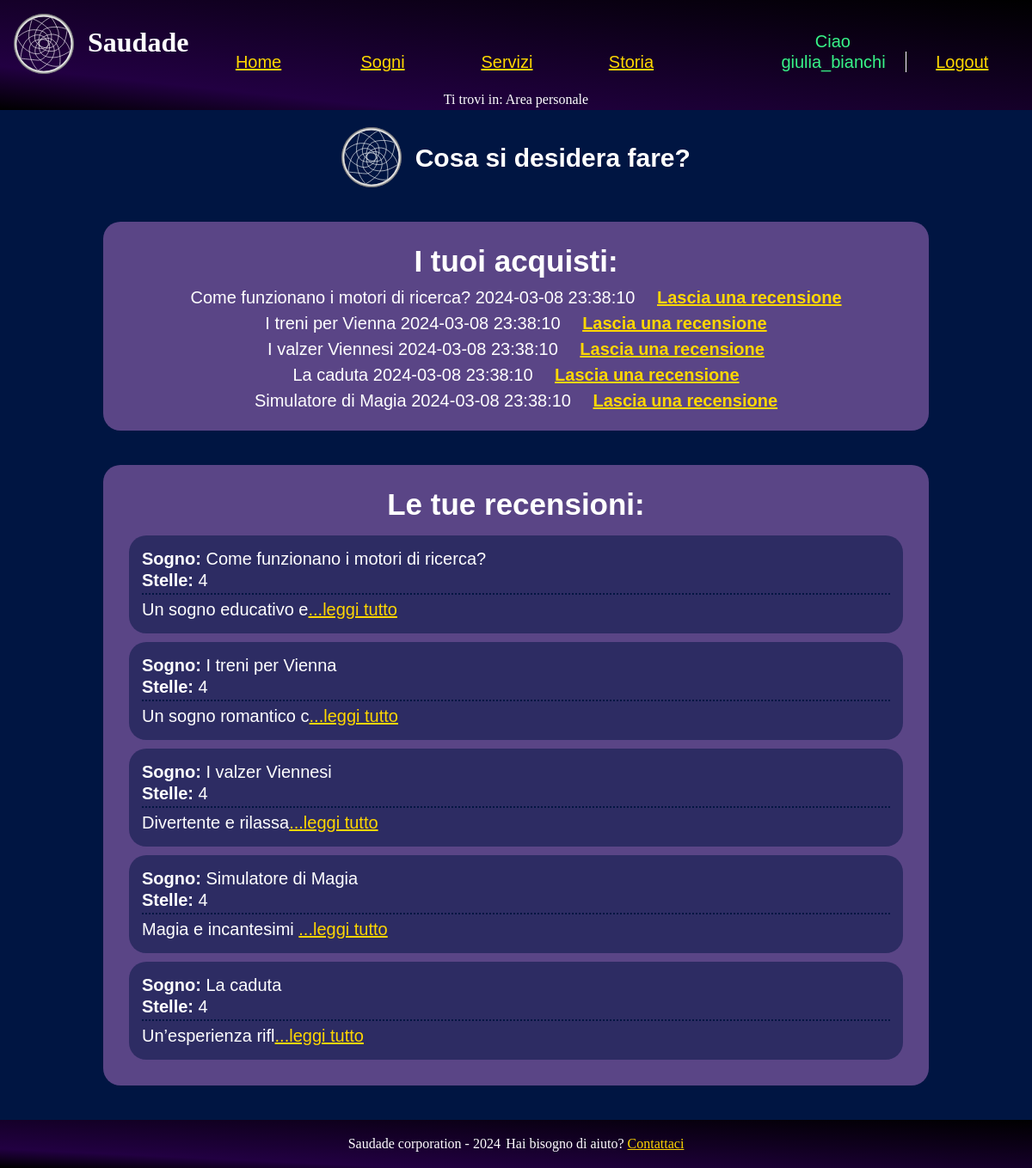
/src/php/dashboardUser.php (signed in), run on the app's committed database.
### tables this page shows
CREATE TABLE acquisti(
  user_name VARCHAR(20) NOT NULL,
  articolo VARCHAR(50) NOT NULL,
  data DATETIME DEFAULT CURRENT_TIMESTAMP,
  PRIMARY KEY (user_name, articolo),

  FOREIGN KEY (user_name) REFERENCES utenti(user_name) ON DELETE CASCADE  ON UPDATE CASCADE,
  FOREIGN KEY (articolo) REFERENCES sogni(titolo) ON DELETE CASCADE  ON UPDATE CASCADE
);

CREATE TABLE recensioni (
  id SERIAL PRIMARY KEY,
  user_name VARCHAR(20) NOT NULL,
  testo TEXT NOT NULL,
  articolo VARCHAR(50),
  stelle INT CHECK (stelle >= 1 AND stelle <= 5),
  data TIMESTAMP DEFAULT CURRENT_TIMESTAMP,

  FOREIGN KEY (user_name) REFERENCES utenti(user_name) ON DELETE CASCADE ON UPDATE CASCADE,
  FOREIGN KEY (articolo) REFERENCES sogni(titolo) ON DELETE CASCADE  ON UPDATE CASCADE
);

### src/php/functions.php (called while the page is built, shortened)
<?php
class Functions {
    private $connection;
    public function openDBConnection(){
        global $HOST_DB, $USERNAME, $PASSWORD, $DATABASE_NAME;
        $this->connection = mysqli_connect(
            $HOST_DB,
            $USERNAME,
            $PASSWORD,
            $DATABASE_NAME
        );
        $this->connection->set_charset("utf8");
        return mysqli_connect_errno() == 0;
    }
    public function getConnection(){
        return $this->connection;
    }
}

### src/php/dashboardUser.php (the view, shortened to what this page needs)
<?php
    require_once("functions.php");
    $functions = new functions();
    $functions->openDBConnection();
    $pagina = new newPage("../html/dashboardUser.html", "Area personale user", "Area personale user", "Area personale user Saudade");
    if(isset($_SESSION['user_name'])){
        if($_SESSION['user_name'] != "admin") {
            $stmt = $functions->getConnection()->prepare("SELECT * FROM utenti WHERE user_name=?");
            $stmt->bind_param("s", $_SESSION['user_name']);
            $stmt->execute();
            $risultato = $stmt->get_result();
            if(mysqli_num_rows($risultato) > 0){
                $prenotaz = $functions->getConnection()->prepare("SELECT * FROM prenotazioni WHERE user_name=?;");
                $prenotaz->bind_param("s", $_SESSION['user_name']);
                $prenotaz->execute();
                $prenotaz = $prenotaz->get_result();
                if($prenotaz == NULL || mysqli_num_rows($prenotaz) == 0){
                    $pagina->modificaHTML("{prenotazione}", "");
                }
                $stmt = $functions->getConnection()->prepare("SELECT * FROM acquisti WHERE user_name=?");
                $stmt->bind_param("s", $_SESSION['user_name']);
                $stmt->execute();
                $ris = $stmt->get_result();
                if(mysqli_num_rows($ris) > 0){
                    $acquisti = "";
                    while ($row = $ris->fetch_assoc()) {
                        $acquisti .= "<li>" . $row['articolo'] . " ";
                        $acquisti .= $row['data'] . " ";
                        $acquisti .= "<a href=\"aggiungiRecensione.php?sogno=".urlencode($row['articolo'])."\">Lascia una recensione</a> </li>";
                    }
                    $pagina->modificaHTML("{elencosogni}", $acquisti);
                }else{
                    $pagina->modificaHTML("{elencosogni}", "<p>Nessun acquisto ancora effettuato</p>");
                }
                $recenz = $functions->getConnection()->prepare("SELECT * FROM recensioni WHERE user_name=? ORDER BY data;");
                $recenz->bind_param("s", $_SESSION['user_name']);
                $recenz->execute();
                $recenz = $recenz->get_result();
                if($recenz == NULL || mysqli_num_rows($recenz) == 0){
                    $rec = "<p>Ancora nessuna recensione</p>";
                    $pagina->modificaHTML("{recensioni}", $rec);
                }
                else{
                    $rec = "";
                    foreach( $recenz as $row){
                        $rec .= file_get_contents("../html/recensioneTemp.html");
                        $rec = str_replace("{utente}", "<span class='titoletto'>Sogno: </span>" . $row['articolo'], $rec);
                        $rec = str_replace("{stelle}", $row['stelle'], $rec);
                        $text = $row['testo'];
                        $maxLength=20;
                        if (strlen($text) > $maxLength) {
                            $text = substr($text, 0, $maxLength) . '<a href="#" class="read-more" onclick="espandi(event)">...leggi tutto</a><span class="full-description hidden">' . substr($text, $maxLength) . '</span>';
                        }
                        $rec = str_replace("{testo}", $text, $rec);
                    }
                }
            }else{
                $pagina->printErrorPage("Utente non trovato");
            }
        }else{
            $pagina->printErrorPage("<div class=\"sectionDash\">Pagina riservata agli utenti</div>");
        }
    }else{
        $pagina->printErrorPage("<div class=\"sectionDash\">Pagina riservata ad utenti loggati, esegui il <a href=\"login.php\"><span lang=\"en\">login</span></a> per accedere</div>");
    }

### src/CSS/style.css (style rules this page uses)
* { padding: 0; margin: 0; }
:root { --headerBgColor: #220042; --headerTxtColor: #FFFFFF; --BgColor: #001542; --BgTxtColor: #FFFFFF; --footerBgColor: #220042; --footerTxtColor: #FFFFFF; --visitedLinkColor: #38F689; --linkColor: #FFD700; --BgAll: #7A7A7A; --BgSidebar:#00154280; --colorSlide: rgb(90, 69, 134); --slideTitleTxtColor: #FFFFFF; --fontMenu: sans-serif; --errorBackground: #FF0000; --calendarioOver: #2D0000; --errorText: #FFFFFF; --successBackground:#4F7A28; }
html { width: 100%; font-size: 100%; line-height: 1.5em; margin: auto; background-color: var(--BgAll); }
a { color:var(--linkColor) }
body { display: flex; flex-direction: column; min-height: 100vh; line-height: 1.5; background-color: var(--BgColor); }
header { text-align: center; width: 100%; background-image: linear-gradient(to top right, #000000 0%, var(--headerBgColor) 20%, #000000 100%); color: var(--headerTxtColor); }
.menu { text-align: center; line-height: 1.5em; vertical-align: middle; margin:auto; }
ul.listaNavBar { padding: 0; text-align: center; list-style: none; font-family: var(--fontMenu); color: var(--visitedLinkColor); margin-top: 1em; }
ul.listaNavBar > li { display: inline-block; width: 10%; margin: 1em 0.5em; font-size: 1.25em; }
ul.listaNavBar > li:nth-last-child(2) { margin-left: 5em; }
ul.listaNavBar > li:nth-last-child(1) { padding-left: 0.25em; border-left: 1px solid white; }
.menu a { margin: auto; color: var(--linkColor); transition: all -50s ease-in-out; }
.menu a::after { color: var(--linkColor); }
#breadcrump { font-size: 1em; text-align: center; position: relative; padding-left: 40%; padding-right: 40%; }
.titolo > h1 { float: left; margin-top: 25px; vertical-align: middle; }
#logo { float: left; width: 70px; height: 70px; margin: 1em; transition: all 1.25s ease; z-index: 10; }
main { margin:auto; width: 80%; min-height:max-content; align-items: center; background-color: var(--BgColor); color:var(--BgTxtColor); font-family: 'Tahoma', sans-serif; }
.sectionDash { background-color: var(--colorSlide); margin:auto; margin-top:2em; margin-bottom:2em; padding:1em; border-radius: 1em; text-align: center; font-size: 1.25em; }
.welcomeDash { margin: 1em; margin-bottom:1.2em; text-align: center; font-size: 1.25em; }
.sectionDash > ul > li { list-style: none; }
.sectionDash > ul > li > a { font-weight: bold; border-radius: 5px; margin-left: 1em; margin-bottom: 0.75em; }
.sectionDash > p { color: var(--slideTitleTxtColor); font-size: 1.75em; font-weight: bold; }
.titoletto { font-weight: bold; }
div.containerRecensione { background-color: var(--BgSidebar); margin: 0.5em; padding: 0.75em; border-radius: 1em; line-height: 1.25em; font-size: 1em; text-align: left; }
div.containerRecensione> p:nth-last-child(1) { margin-top: 0.1em; padding-top: 5px; border-top: 2px dotted var(--BgColor); }
div.apparizione { opacity: 0; animation: apparizione 2.5s forwards; }
div.welcomeDash { opacity: 0; animation: apparizione 1s forwards; }
.loghino { width: 70px; height: 70px; transition: all 1.25s ease; z-index: 10; display: inline-block; vertical-align: middle; margin-right: 10px; animation: rotate-animation 6s infinite linear; }
.welcomeDash > p { display: inline; vertical-align: middle; font-weight: bold; font-size: 1.5em; }
footer { background-image: linear-gradient(to top right, #000000 0%, var(--headerBgColor) 20%, #000000 100%); color:var(--footerTxtColor); text-align: center; margin-top: auto; width: 100%; padding: 1em 0em 1em 0em; font-size: 1rem; }
footer > p { display: inline-block; }
footer > p:nth-last-child(1) { margin-left: 0.4em; }

### src/CSS/tablet.css (style rules this page uses)
#logo { float: left; }
.listaNavBar { display: none; }
#breadcrump { margin-top: 70px; bottom: 0; padding-top: 1%; padding-left: 35%; padding-right: 35%; }
div.sectionDash > p { font-size: 1.5em; }
.welcomeDash > p { font-size: 1.25em; }

### src/CSS/mobile.css (style rules this page uses)
#breadcrump { padding-top: 3%; padding-left: 0%; padding-right: 0%; }
div.sectionDash > p { font-size: 1.25em; }
.welcomeDash { display: none; }

### data on the page
acquisti: articolo "Come funzionano i motori di ricerca?", value "2024-03-08 23:38:10"
acquisti: articolo "I treni per Vienna", value "2024-03-08 23:38:10"
acquisti: articolo "I valzer Viennesi", value "2024-03-08 23:38:10"
acquisti: articolo "La caduta", value "2024-03-08 23:38:10"
acquisti: articolo "Simulatore di Magia", value "2024-03-08 23:38:10"
recensioni: articolo "Sogno: Come funzionano i motori di ricerca? Stelle: 4", testo "Un sogno educativo e"
recensioni: articolo "Sogno: I treni per Vienna Stelle: 4", testo "Un sogno romantico c"
recensioni: articolo "Sogno: I valzer Viennesi Stelle: 4", testo "Divertente e rilassa"
recensioni: articolo "Sogno: Simulatore di Magia Stelle: 4", testo "Magia e incantesimi"
recensioni: articolo "Sogno: La caduta Stelle: 4", testo "Un’esperienza rifl"
